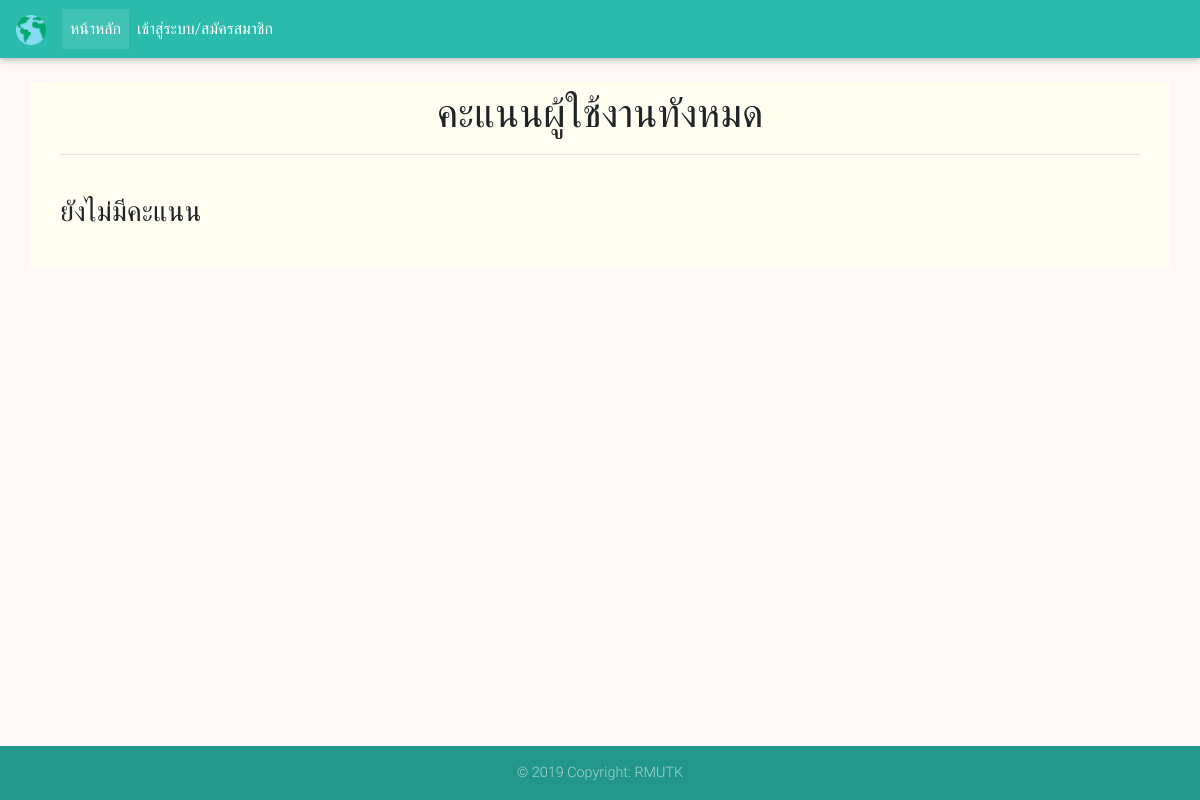
The page /admin/index.php?in&choice_id=1 on the database as committed earlier.
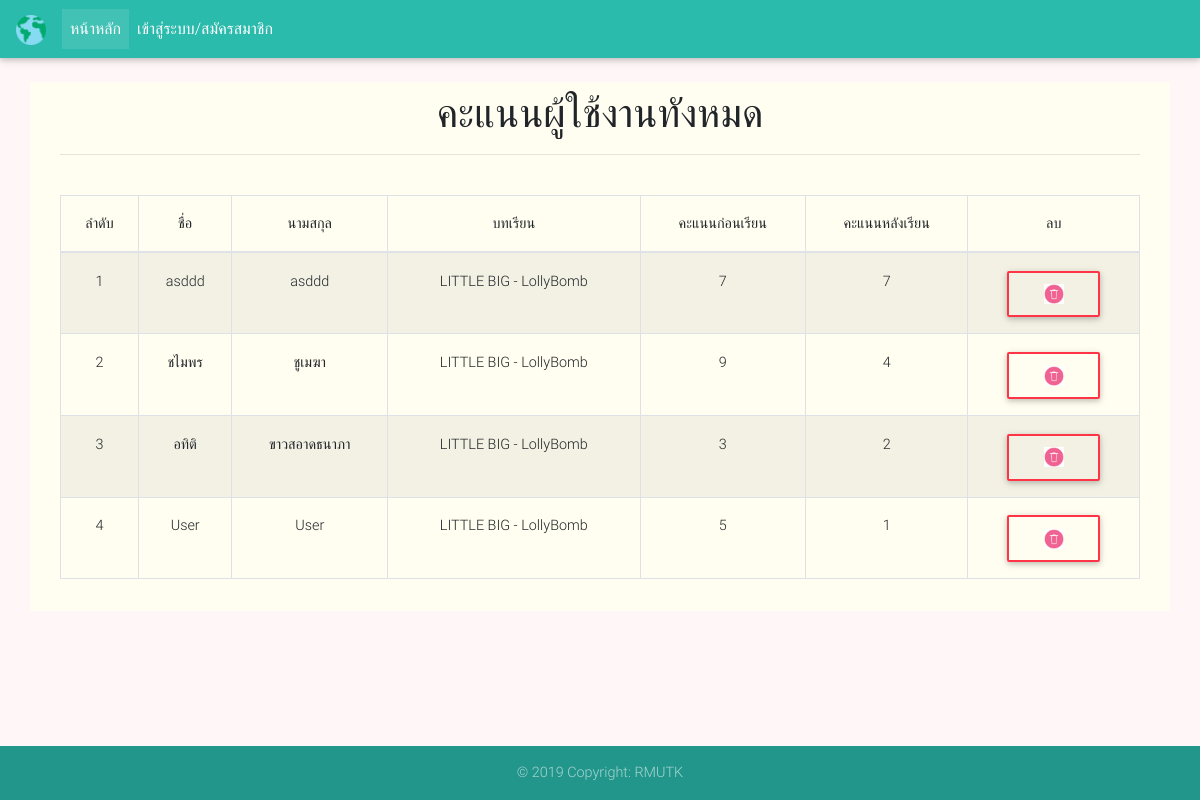
The same page on the database as committed later.
### tables this page shows
CREATE TABLE `user_learning` (
  `user_learning_id` int(10) NOT NULL,
  `choice_id` int(10) NOT NULL,
  `user_id` int(10) NOT NULL,
  `user_learning_bf` int(20) NOT NULL,
  `user_learning_af` varchar(20) NOT NULL,
  `user_learning_status` int(1) NOT NULL
);

CREATE TABLE `user` (
  `ID` int(5) NOT NULL,
  `Username` varchar(50) NOT NULL,
  `Password` varchar(200) NOT NULL,
  `Firstname` varchar(100) NOT NULL,
  `Lastname` varchar(100) NOT NULL,
  `email` varchar(100) NOT NULL,
  `phone` text NOT NULL,
  `Userlevel` varchar(1) NOT NULL,
  `user_date` date NOT NULL,
  `session_id` varchar(50) NOT NULL,
  `Status` varchar(1) NOT NULL
);

CREATE TABLE `choice` (
  `choice_id` int(11) NOT NULL,
  `choice_name` varchar(100) NOT NULL,
  `video` varchar(300) NOT NULL,
  `choice_detail` varchar(100) NOT NULL,
  `choice_status` int(1) NOT NULL
);

### admin/index_scoreall.php (the view)
<?php
$query_learning = "SELECT * FROM choice as c , user as u, user_learning as l where l.choice_id = c.choice_id and l.user_id = u.id order by l.user_learning_af desc" ;
$learning = mysqli_query($con,$query_learning) or die(mysqli_error());
$row_learning = mysqli_fetch_assoc($learning);
$totalRows_learning = mysqli_num_rows($learning);
?>
<div class="col-12">
 <div class="py-2">
  <div class="container">
    <div class="row">
      <div class="col-md-12">
        <h1 class="text-center">คะแนนผู้ใช้งานทังหมด</h1>
        <hr>
      </div>
    </div>
  </div>
</div>
<div class="py-3">
  <div class="container">
    <div class="row">
      <div class="col-md-12">
          <table id="dtBasicExample" class="table table-striped table-bordered" cellspacing="0" width="100%">
           <?php if ($totalRows_learning > 0) {?>
            <thead>
              <tr class="text-center">
                <th scope="col">ลำดับ</th>
                <th scope="col">ชื่อ</th>
                <th scope="col">นามสกุล</th>
                <th scope="col">บทเรียน</th>
                <th scope="col">คะแนนก่อนเรียน</th>
                <th scope="col">คะแนนหลังเรียน</th>
                <th scope="col">ลบ</th>
              </tr>
            </thead>
            <tbody>
              <?php
              $i = 1 ;
              do { ?>
                <tr class="text-center">
                  <td><?php echo $i ?></td>
                  <td><?php echo $row_learning['Firstname']; ?></td>
                  <td><?php echo $row_learning['Lastname']; ?></td>
                  <td><?php echo $row_learning['choice_name']; ?></td>
                  <td><?php echo $row_learning['user_learning_bf']; ?></td>
                  <td><?php echo $row_learning['user_learning_af']; ?></td>
                  <?php if ($row_learning['user_learning_status'] <> 1 ): ?>
                   <td>
                    <a href="del_index_scoreall.php?user_learning_id=<?php echo $row_learning['user_learning_id'];?>&st=1" class="btn btn-outline-danger my-2 my-sm-0" onClick="return confirm('ยืนยันการยกเลิกหมวดหมู่');"><img src="../img/delete.png" width="20"></a>
                  </td>
                  <?php else: ?>
                    <td>
                      <a href="del_index_scoreall.php?user_learning_id=<?php echo $row_learning['user_learning_id'];?>&st=0" class="btn btn-outline-info my-2 my-sm-0" onClick="return confirm('ยืนยันการใช้งานหมวดหมู่');"><i class="fas fa-redo"></i></a>
                    </td>
                      <?php endif ?>
                  </tr>
                  <?php
                  $i += 1;
                } while ($row_learning = mysqli_fetch_assoc($learning)); ?>
              </tbody>
            </table>
          <?php }else {
            echo "<h3> ยังไม่มีคะแนน </h3>";
          }
          mysqli_free_result($learning);?>
      </div>
    </div>
  </div>
</div>
</div>

Rows that differ between the two databases and show on the page:
added user_learning: user.Firstname "asddd", user.Lastname "asddd", choice.choice_name "LITTLE BIG - LollyBomb", user_learning_bf "7", user_learning_af "7", user_learning_status 0 (drawn)
added user_learning: user.Firstname "ชไมพร", user.Lastname "ชูเมฆา", choice.choice_name "LITTLE BIG - LollyBomb", user_learning_bf "9", user_learning_af "4", user_learning_status 0 (drawn)
added user_learning: user.Firstname "อทิติ", user.Lastname "ขาวสอาดธนาภา", choice.choice_name "LITTLE BIG - LollyBomb", user_learning_bf "3", user_learning_af "2", user_learning_status 0 (drawn)
added user_learning: user.Firstname "User", user.Lastname "User", choice.choice_name "LITTLE BIG - LollyBomb", user_learning_bf "5", user_learning_af "1", user_learning_status 0 (drawn)
Other text that changed with them:
text no longer shown: "ยังไม่มีคะแนน"
text now shown: "ลำดับ ชื่อ นามสกุล บทเรียน คะแนนก่อนเรียน คะแนนหลังเรียน ลบ"
